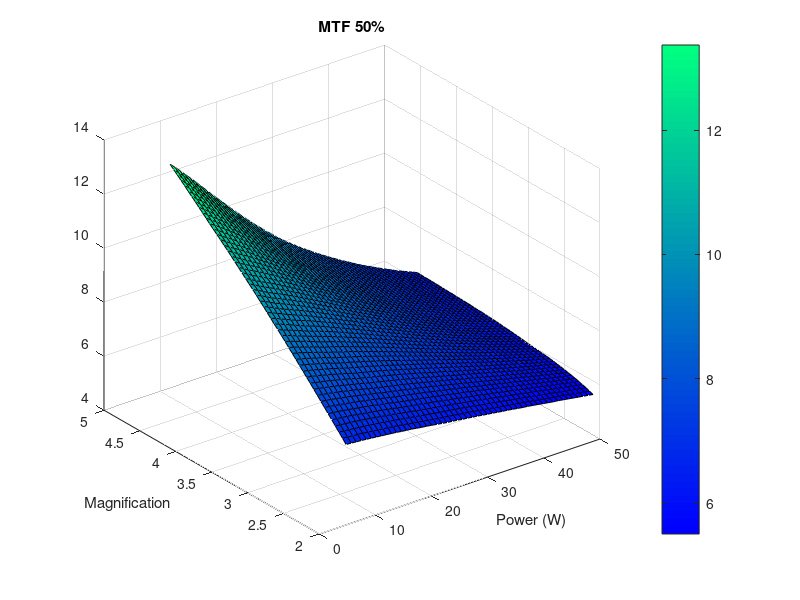
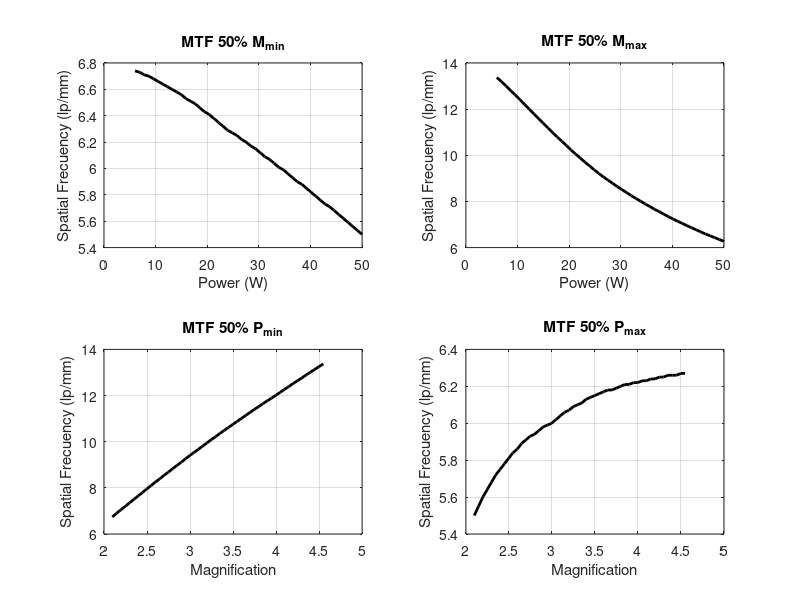
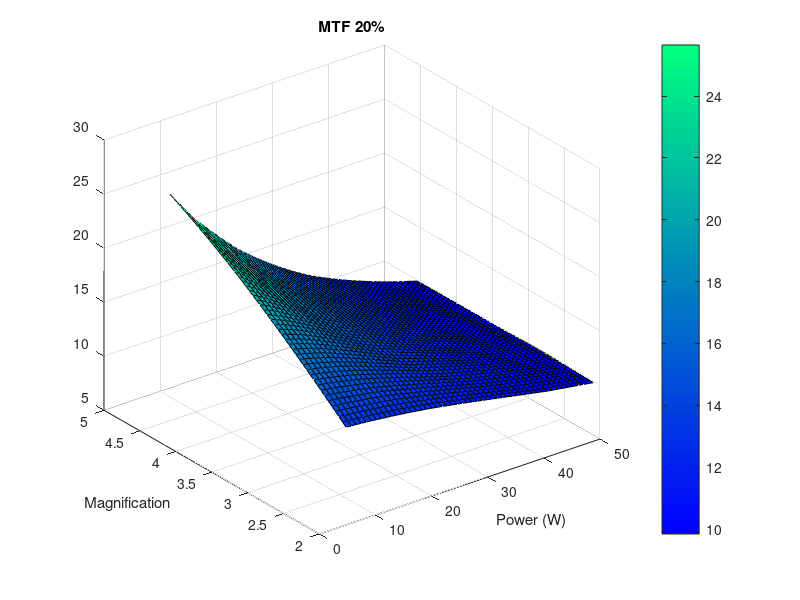
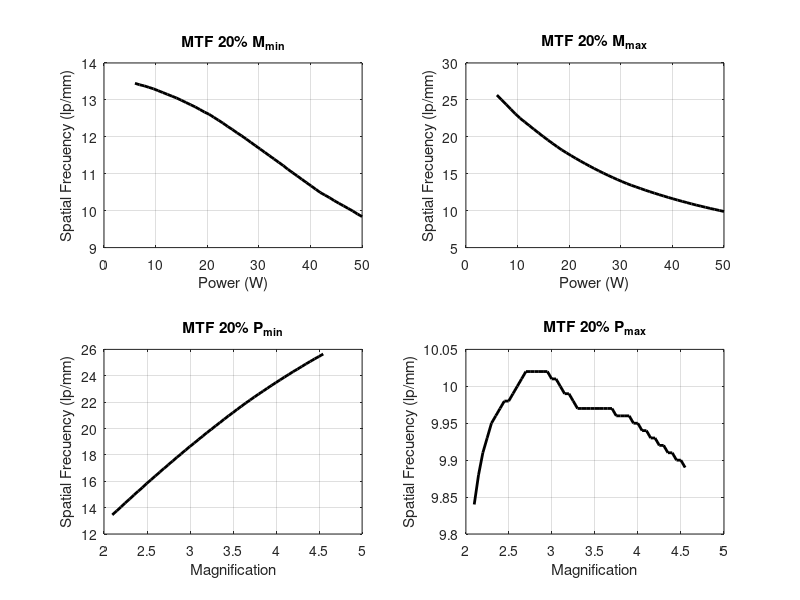

MATLAB code to generate these figures, in order:
% Script to compute MTF combining detector MTF and focal spot
% for the time being we get the maximum MTF 50% and 10% for a range of
% magnification factors...

% X-ray source
% The x-ray focal spot is variable, changing with requested power according to manufacturer specifications
fs_off   = 0.015;     % Minimum focal spot (mm)
fs_max   = 0.080;     % Maximum focal spot (mm)
slope    = 1.478e-03; % Slope of the focal spot curve (mm/W)
P_cutoff = 6;         % Minimum power (W) from which the linear model starts to work, below this power value the size of focal spot is fs_off
P_max    = 50;        % Maximum power (W)
% Build the vector with the focal spots...
nP = 50;                                                      % Number of values in the vector for power
P  = P_cutoff + (0:(P_max-P_cutoff)/(nP-1):(P_max-P_cutoff)); % Power values
fs = fs_off + slope*(P-P_cutoff);                             % Focal spot values for the power selected (mm)
%fs=0.3;
% Detector features
% This is for the Dexela model
a_pix = 0.0748; % Pixel aperture in mm - we do not know fill factor
% Anyways we ended up copying the MTF provided by the manufacturer - but
% have only some points so far
fu       = [0 1    2    3    4    5    6    6.5];    % Frecuency points where we have valid data (lp/mm)
MTF_prev = [1 0.88 0.69 0.53 0.41 0.31 0.24 0.2];    % Values of MTF in the points provided just above


% Final frecuency array for MTF determination
f = 0:0.01:40;

% Range of Mag values - This should be related to our geometrical configuration...
% Let's get it from a range of distances which is the equivalent data we really know
SAD   = 62;                              % Source to Axis Distance (SAD) (mm). The x-ray source is fixed, thus we do not have to modify this value along the calculation 
nADD  = 50;                               % Number of ADD values to simulate
ADD_m = 68;                               % Minimum Axis to Detector Distances (ADD) (mm)
ADD_t = 152;                              % Detector travel set by the Owis stage (mm)
ADD   = ADD_m + (0:ADD_t/(nADD-1):ADD_t); % Array to store ADD, we set the minimum and then the travel
M     = (SAD+ADD)*(1/SAD);                % Vector storing the magnification values arising from the parameters set

% Resample detector MTF
MTF_fpd = interp1(fu,MTF_prev,f,'linear','extrap');

% Compute source focal spot MTF
sizFr   = size(f);
sizM    = size(M);
sizF    = size(fs);
MTFs_FS = zeros(sizM(2),sizF(2),sizFr(2));
for indM = 1:sizM(2),
	for indF = 1:sizF(2),
        tmp = exp((-pi)*( ((fs(indF)*((M(indM)-1)/M(indM)))^2) * (f.^2)));
		MTFs_FS(indM,indF,:) = tmp(:);
	end
end

% Now translate MTF of the detector to the object plane...
MTFs_fpd = zeros(sizM(2),sizF(2),sizFr(2));
for indM = 1:sizM(2),
	for indF = 1:sizF(2),
		f_m = f/M(indM);
        tmp = interp1(f,MTF_fpd,f_m,'spline');
		MTFs_fpd(indM,indF,:) = tmp(:);
	end
end

% Now get the total MTF as a product of both individual MTFs
% MTF_s stands for MTF system
MTF_s = MTFs_FS.*MTFs_fpd;

% Now get the MTF 50%
% Same thing for the loop
MTF_50 = zeros(sizM(2),sizF(2));
for indM = 1:sizM(2),
	for indF = 1:sizF(2),
		tmp               = find(MTF_s(indM,indF,:) <= 0.5); % Get the values below 50%
		MTF_50(indM,indF) = f(tmp(1));                       % Use only the index of the first as the cutoff frequency
	end
end

% and MTF 20%
MTF_20 = zeros(sizM(2),sizF(2));
for indM = 1:sizM(2),
	for indF = 1:sizF(2),
        tmp               = find(MTF_s(indM,indF,:) <= 0.2); % Get the values below 20%
        MTF_20(indM,indF) = f(tmp(1));                       % Use only the index of the first as the cutoff frequency
	end
end

% Plot results
% MTF 50%
figure;
colormap(winter());
surf(P,M,MTF_50);
colorbar();
xlabel('Power (W)');
ylabel('Magnification');
title('MTF 50%');
% Isolated cases 
figure;
subplot(221);plot(P,MTF_50(1,:),'k','LineWidth',2);grid on;xlabel('Power (W)');ylabel('Spatial Frecuency (lp/mm)');title('MTF 50% M_m_i_n');
subplot(222);plot(P,MTF_50(end,:),'k','LineWidth',2);grid on;xlabel('Power (W)');ylabel('Spatial Frecuency (lp/mm)');title('MTF 50% M_m_a_x');
subplot(223);plot(M,MTF_50(:,1),'k','LineWidth',2);grid on;xlabel('Magnification');ylabel('Spatial Frecuency (lp/mm)');title('MTF 50% P_m_i_n');
subplot(224);plot(M,MTF_50(:,end),'k','LineWidth',2);grid on;xlabel('Magnification');ylabel('Spatial Frecuency (lp/mm)');title('MTF 50% P_m_a_x');
% MTF 20%
figure;
colormap(winter());
surf(P,M,MTF_20);
colorbar();
xlabel('Power (W)');
ylabel('Magnification');
title('MTF 20%');
% Isolated cases 
figure;
subplot(221);plot(P,MTF_20(1,:),'k','LineWidth',2);grid on;xlabel('Power (W)');ylabel('Spatial Frecuency (lp/mm)');title('MTF 20% M_m_i_n');
subplot(222);plot(P,MTF_20(end,:),'k','LineWidth',2);grid on;xlabel('Power (W)');ylabel('Spatial Frecuency (lp/mm)');title('MTF 20% M_m_a_x');
subplot(223);plot(M,MTF_20(:,1),'k','LineWidth',2);grid on;xlabel('Magnification');ylabel('Spatial Frecuency (lp/mm)');title('MTF 20% P_m_i_n');
subplot(224);plot(M,MTF_20(:,end),'k','LineWidth',2);grid on;xlabel('Magnification');ylabel('Spatial Frecuency (lp/mm)');title('MTF 20% P_m_a_x');
